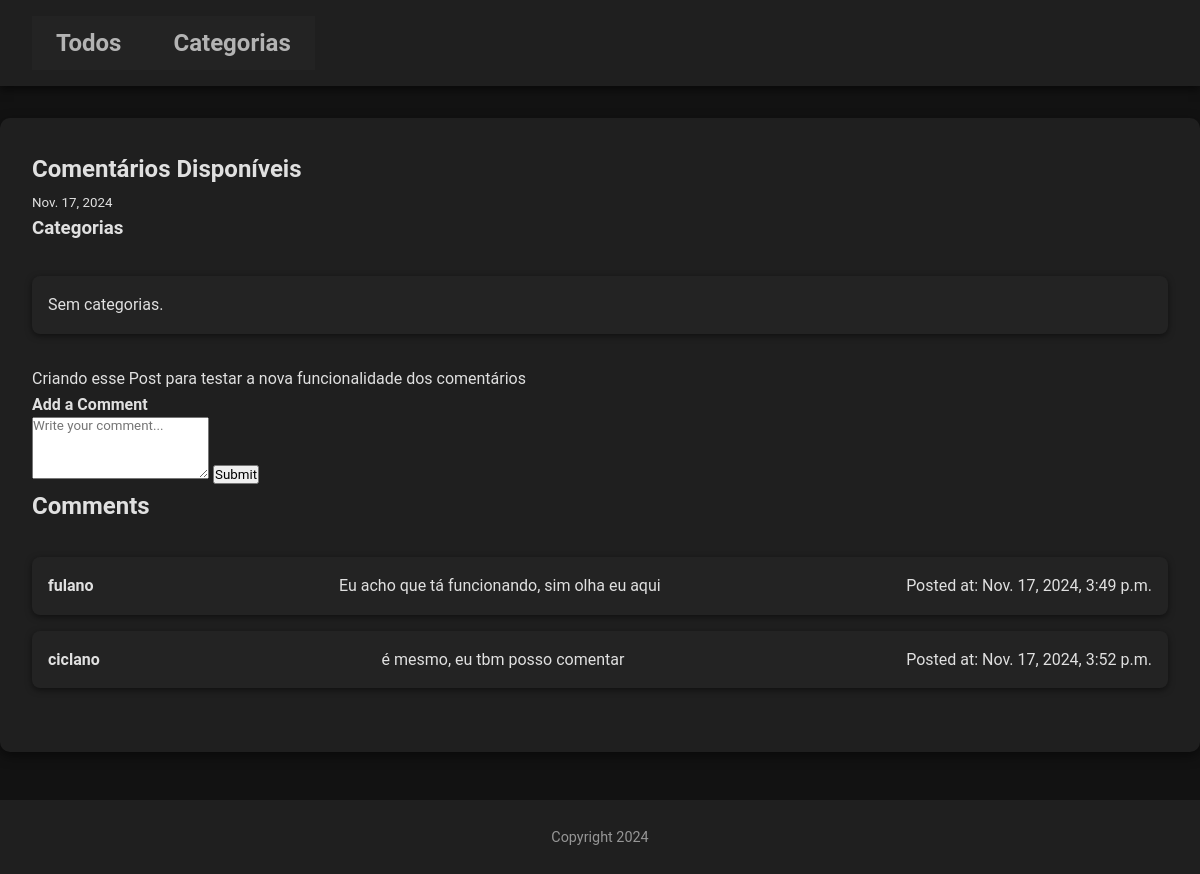
Page /14/ on the committed database.
### blog/models.py (models this page shows, shortened)
class Post(models.Model):
    title = models.CharField(max_length=255)
    body = models.TextField()
    created_on = models.DateTimeField(auto_now_add=True)
    last_modified = models.DateTimeField(auto_now=True)
    categories = models.ManyToManyField(Category, related_name='posts')

class Comment(models.Model):
    post = models.ForeignKey(Post, on_delete=models.CASCADE, related_name='comments')
    author = models.ForeignKey(settings.AUTH_USER_MODEL, on_delete=models.CASCADE, null=True, blank=True)
    body = models.TextField()
    created_at = models.DateTimeField(auto_now_add=True)
    @property
    def display_author(self):
        return self.author.username if self.author else "Anonymous"

### blog/views.py (the view)
# urls.py: path('<int:pk>/', PostDetailView.as_view(), name='post_detail'),
class PostDetailView(DetailView):
    model = Post
    template_name = 'post_detail.html'
    context_object_name = 'post'
    def get_context_data(self, **kwargs):
        context = super().get_context_data(**kwargs)
        context['comments'] = self.object.comments.all()  # Exibe todos os comentários associados ao post
        return context
    def post(self, request, *args, **kwargs):
        self.object = self.get_object()
        body = request.POST.get('body')  # Captura o texto do comentário enviado no campo 'body'
        if body:  # Se o corpo do comentário não estiver vazio
            comment = Comment(post=self.object, body=body)
            if request.user.is_authenticated:
                comment.author = request.user  # Se o usuário estiver autenticado, associa o comentário a ele
            comment.save()
        return redirect('post_detail', pk=self.object.pk)  # Redireciona para a página do post

### blog/templates/post_detail.html (shortened to what this page needs)
{% extends 'base.html' %}
{% block content %}
    {% block page_title %}
        <h2>{{ post.title }}</h2>
    {% endblock page_title %}
    {% block page_content %}
        <small>
            {{ post.created_on.date }}
        </small>
        <h3>Categorias</h3>
        <ul>
            {% for category in post.categories.all %}
                <li><a href="{{ category.get_absolute_url }}">{{ category.name }}</a></li>
            {% empty %}
             <li>Sem categorias.</li>
            {% endfor %}
        </ul>
        <p>{{ post.body | linebreaks }}</p>
    {% endblock page_content %}
    <h4>Add a Comment</h4>
    <form method="post">
        <textarea name="body" rows="4" placeholder="Write your comment..."></textarea>
        <button type="submit">Submit</button>
    </form>
    <h2>Comments</h2>
    <ul>
        {% for comment in comments %}
            <li>
                <p><strong>{{ comment.display_author }}</strong></p>
                <p>{{ comment.body }}</p>
                <p>Posted at: {{ comment.created_at }}</p>
            </li>
        {% empty %}
            <li>No comments yet.</li>
        {% endfor %}
    </ul>
{% endblock content %}

### static/css/style.css (style rules this page uses)
* { margin: 0; padding: 0; box-sizing: border-box; font-family: 'Roboto', Arial, sans-serif; }
body { background-color: #121212; color: #e0e0e0; line-height: 1.6; font-size: 16px; }
#conteiner-principal ul { list-style: none; margin: 2rem 0; padding: 0; gap: 1rem; display: flex; flex-direction: column; }
#conteiner-principal ul li { background: #232323; padding: 1rem; border-radius: 8px; display: flex; justify-content: space-between; align-items: center; box-shadow: 0 2px 6px rgba(0, 0, 0, 0.5); transition: transform 0.2s ease; }

### rows in the picture
Post: title "Comentários Disponíveis", created_on "Nov. 17, 2024", body "Criando esse Post para testar a nova funcionalidade dos comentários"
Comment: display_author "fulano", body "Eu acho que tá funcionando, sim olha eu aqui", created_at "Nov. 17, 2024, 3:49 p.m."
Comment: display_author "ciclano", body "é mesmo, eu tbm posso comentar", created_at "Nov. 17, 2024, 3:52 p.m."
